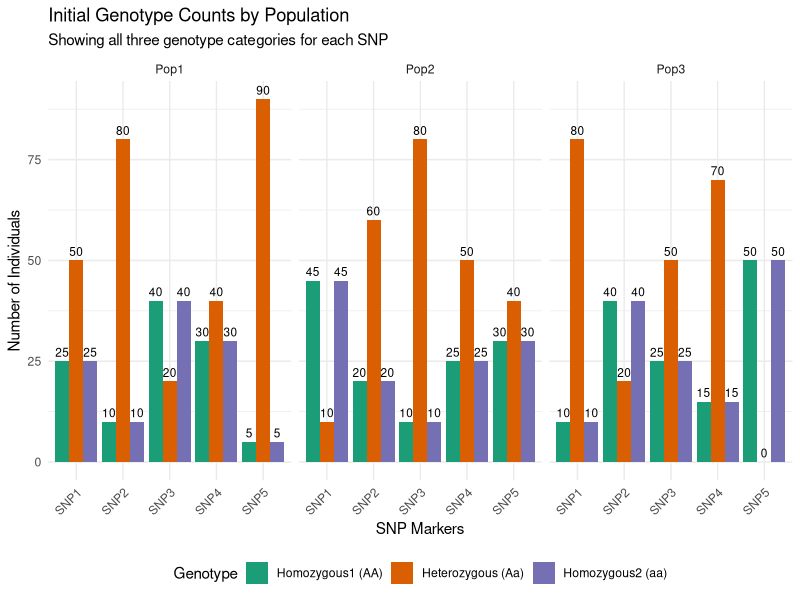
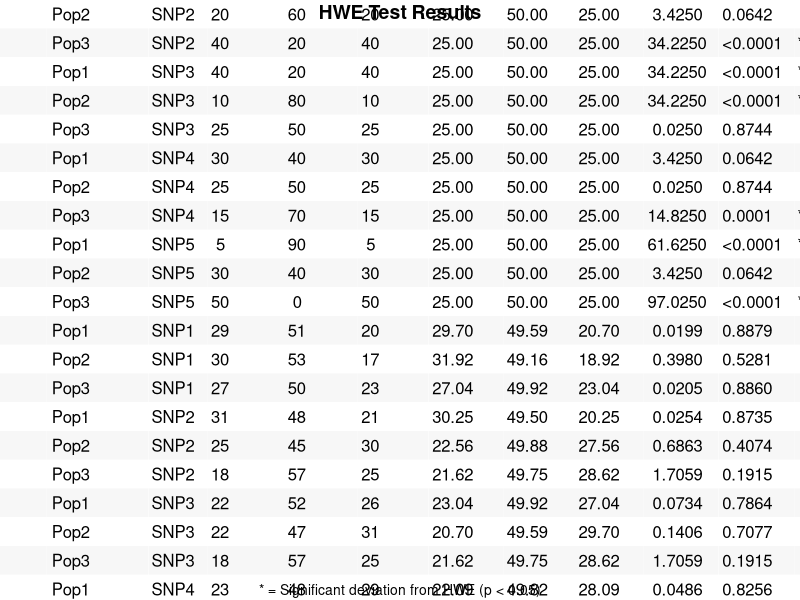
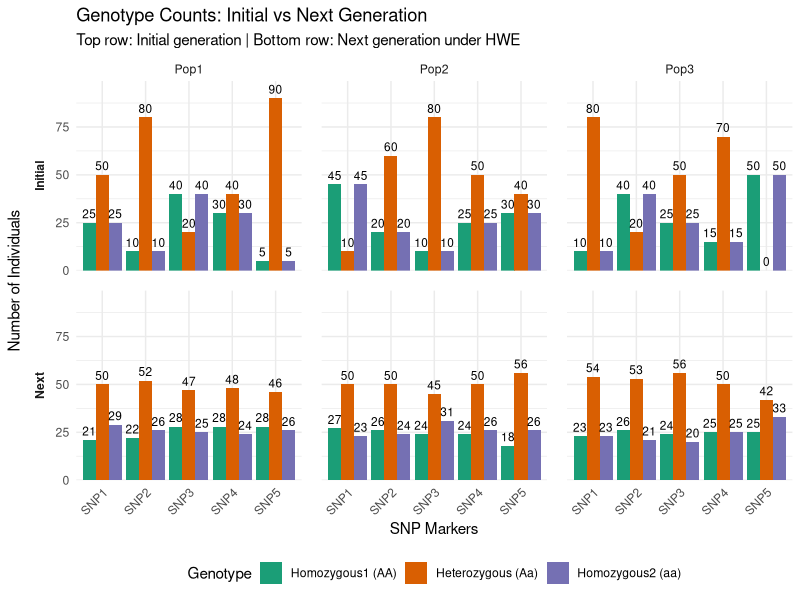
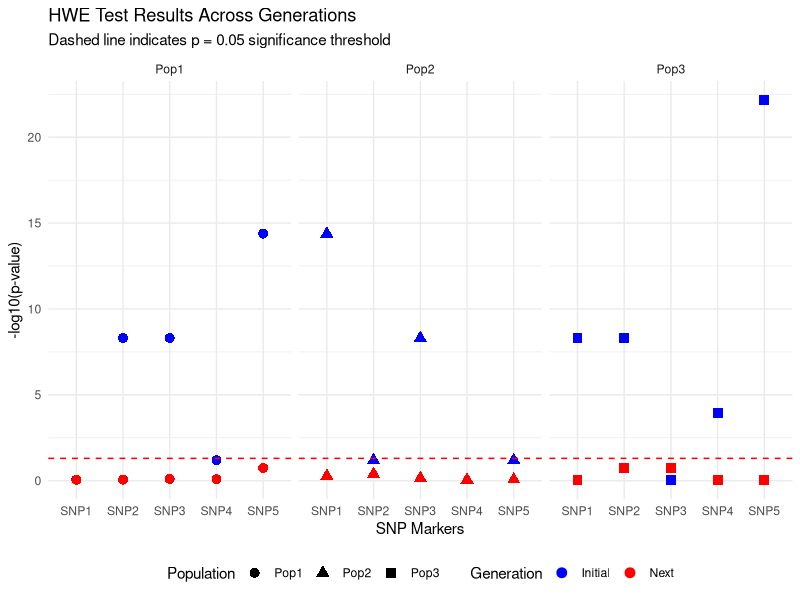

These charts were generated, in order, by the following R code:
################################################################################
#
#               EQUILIBRIO DE HW EN DOS O MAS POBLACIONES
#               Angel Criollo Rayo
#               Version 6: 26 - Marzo - 2025
#               Grupo: Citogenetica, Filogenia y Evlucion de Poblaciones
#               Doctorado en Ciencias Biomedicas -UT
#               Asignatura: Genetica Poblacional y Evolutiva (electiva)
#
################################################################################
#
# Simulador de varias poblaciones con datos genotipicos individuales.  
# para diferentes marcadores. Se puede controlar el n/genotipo en las 3 pob.
# El producto final de este codigo es un set de datos simulado: genotypes_df
# a partir de estos datos, elaboren un script y calculen: el valor p del chi cua-
# drado para cada SNP y revisar si estan o no en EHW. Diseñar una forma grafica de visualizar.
################################################################################
library(data.table)
library(ggplot2)
library(gridExtra) # Create a visual table using gridExtra
library(grid)

### PARAMETROS ###
n_populations <- 3       # Number of populations
n_individuals <- 100     # Individuals per population
n_snps <- 5              # Number of genetic markers
nucleotides <- c("A", "C", "T", "G") # Possible alleles

### Define Initial Genotype Counts ###
# Structure: list(Population = list(SNP = c(AA, Aa, aa)))
initial_genotypes <- list(
  Pop1 = list(
    SNP1 = c(25, 50, 25),  # 25 AA, 50 Aa, 25 aa
    SNP2 = c(10, 80, 10),
    SNP3 = c(40, 20, 40),
    SNP4 = c(30, 40, 30),
    SNP5 = c(5, 90, 5)
  ),
  Pop2 = list(
    SNP1 = c(45, 10, 45),
    SNP2 = c(20, 60, 20),
    SNP3 = c(10, 80, 10),
    SNP4 = c(25, 50, 25),
    SNP5 = c(30, 40, 30)
  ),
  Pop3 = list(
    SNP1 = c(10, 80, 10),
    SNP2 = c(40, 20, 40),
    SNP3 = c(25, 50, 25),
    SNP4 = c(15, 70, 15),
    SNP5 = c(50, 0, 50)    # Fixed for one allele
  )
)
################################################################################
# Primera generacion -g1
################################################################################
### 1. Initialize SNP Alleles ###
set.seed(123)
snp_alleles <- data.table(
  SNP = paste0("SNP", 1:n_snps),
  Allele1 = sample(nucleotides, n_snps, replace = TRUE)
)
snp_alleles[, Allele2 := sapply(Allele1, function(x) sample(setdiff(nucleotides, x), 1))]

### 2. Create Populations with Defined Genotype Counts ###
create_population <- function(pop_name, genotype_counts) {
  pop <- data.table(
    Population = pop_name,
    Individual = paste0(pop_name, "_", 1:n_individuals)
  )
  
  for (snp in paste0("SNP", 1:n_snps)) {
    snp_num <- as.numeric(gsub("SNP", "", snp))
    alleles <- snp_alleles[SNP == snp]
    
    # Create genotypes according to specified counts
    aa <- paste0(alleles$Allele1, alleles$Allele1)
    ab <- paste0(alleles$Allele1, alleles$Allele2)
    bb <- paste0(alleles$Allele2, alleles$Allele2)
    
    counts <- genotype_counts[[snp_num]]
    genotypes <- c(
      rep(aa, counts[1]),
      rep(ab, counts[2]),
      rep(bb, counts[3])
    )
    
    # If counts don't sum to n_individuals, fill remaining randomly
    if (length(genotypes) < n_individuals) {
      remaining <- n_individuals - length(genotypes)
      genotypes <- c(genotypes, sample(c(aa, ab, bb), remaining, replace = TRUE))
    }
    
    pop[, (snp) := sample(genotypes)]  # Randomize order
  }
  return(pop)
}

### 3. Generate All Populations ###
genotypes_df <- rbindlist(lapply(1:n_populations, function(i) {
  create_population(paste0("Pop", i), initial_genotypes[[i]])
}))

### 4. Verify Initial Genotype Counts ###
verify_counts <- melt(genotypes_df, 
                      id.vars = c("Population", "Individual"),
                      variable.name = "SNP",
                      value.name = "Genotype")[,
                                               {
                                                 alleles <- snp_alleles[SNP == .BY$SNP]
                                                 aa <- sum(Genotype == paste0(alleles$Allele1, alleles$Allele1))
                                                 ab <- sum(Genotype == paste0(alleles$Allele1, alleles$Allele2))
                                                 bb <- sum(Genotype == paste0(alleles$Allele2, alleles$Allele2))
                                                 .(AA = aa, Aa = ab, aa = bb)
                                               }, by = .(Population, SNP)
                      ]

print(verify_counts)

################################################################################
# Grafico de resumen primera generacion -g1
################################################################################

### 5. Visualize Initial Genotype Frequencies ###
# First reshape the data for plotting
genotype_long <- melt(verify_counts, 
                      id.vars = c("Population", "SNP"),
                      variable.name = "Genotype",
                      value.name = "Count")

# Define consistent genotype colors
genotype_colors <- c("AA" = "#1b9e77",  # Green
                     "Aa" = "#d95f02",   # Orange
                     "aa" = "#7570b3")   # Purple

# Create the plot
ggplot(genotype_long, aes(x = SNP, y = Count, fill = Genotype)) +
  geom_bar(stat = "identity", position = position_dodge()) +
  facet_wrap(~ Population, nrow = 1) +
  scale_fill_manual(values = genotype_colors,
                    labels = c("Homozygous1 (AA)", 
                               "Heterozygous (Aa)", 
                               "Homozygous2 (aa)")) +
  labs(title = "Initial Genotype Counts by Population",
       subtitle = "Showing all three genotype categories for each SNP",
       y = "Number of Individuals",
       x = "SNP Markers",
       fill = "Genotype") +
  theme_minimal() +
  theme(axis.text.x = element_text(angle = 45, hjust = 1),
        legend.position = "bottom") +
  geom_text(aes(label = Count), 
            position = position_dodge(width = 0.9),
            vjust = -0.5, size = 3)
################################################################################
#
# Segunda generacion -g2
#
################################################################################
# Function to generate next generation based on HWE expectations
generate_next_generation <- function(current_gen_df) {
  # Calculate allele frequencies for current generation
  allele_freqs <- melt(current_gen_df, 
                       id.vars = c("Population", "Individual"),
                       variable.name = "SNP",
                       value.name = "Genotype")[,
                                                {
                                                  alleles <- snp_alleles[SNP == .BY$SNP]
                                                  a1_count <- sum(substr(Genotype, 1, 1) == alleles$Allele1) + 
                                                    sum(substr(Genotype, 2, 2) == alleles$Allele1)
                                                  total <- 2 * .N
                                                  .(p = a1_count/total, q = 1 - a1_count/total)
                                                }, by = .(Population, SNP)
                       ]
  
  # Create new generation based on HWE expectations
  new_gen <- allele_freqs[,
                          {
                            # Calculate HWE genotype probabilities
                            probs <- c(p^2, 2*p*q, q^2)
                            
                            # Sample new genotypes
                            genotypes <- sample(
                              c(paste0(snp_alleles[SNP == .BY$SNP, Allele1], 
                                       snp_alleles[SNP == .BY$SNP, Allele1]),
                                paste0(snp_alleles[SNP == .BY$SNP, Allele1], 
                                       snp_alleles[SNP == .BY$SNP, Allele2]),
                                paste0(snp_alleles[SNP == .BY$SNP, Allele2], 
                                       snp_alleles[SNP == .BY$SNP, Allele2])),
                              size = n_individuals,
                              replace = TRUE,
                              prob = probs
                            )
                            
                            .(Individual = paste0("Ind_", 1:n_individuals),
                              Genotype = genotypes)
                          }, by = .(Population, SNP)
  ]
  
  # Convert back to wide format
  dcast(new_gen, Population + Individual ~ SNP, value.var = "Genotype")
}

# Generate next generation
next_gen_df <- generate_next_generation(genotypes_df)

# Verify genotype counts in new generation
new_gen_counts <- melt(next_gen_df, 
                       id.vars = c("Population", "Individual"),
                       variable.name = "SNP",
                       value.name = "Genotype")[,
                                                {
                                                  alleles <- snp_alleles[SNP == .BY$SNP]
                                                  aa <- sum(Genotype == paste0(alleles$Allele1, alleles$Allele1))
                                                  ab <- sum(Genotype == paste0(alleles$Allele1, alleles$Allele2))
                                                  bb <- sum(Genotype == paste0(alleles$Allele2, alleles$Allele2))
                                                  .(AA = aa, Aa = ab, aa = bb)
                                                }, by = .(Population, SNP)
                       ]

# Combine original and new generation for comparison
combined_counts <- rbind(
  cbind(Generation = "Initial", verify_counts),
  cbind(Generation = "Next", new_gen_counts)
)

# Prepare data for plotting - melt to long format
plot_data <- melt(combined_counts, 
                  id.vars = c("Generation", "Population", "SNP"),
                  variable.name = "Genotype",
                  value.name = "Count")

#-------------------------------------------------------------------------------
# HWE comparado entre ambas generaciones: g1 y g2
#-------------------------------------------------------------------------------
# Function to calculate HWE statistics for a generation
calculate_hwe_stats <- function(genotype_data) {
  melted_data <- melt(genotype_data, 
                      id.vars = c("Population", "Individual"),
                      variable.name = "SNP",
                      value.name = "Genotype")
  
  hwe_results <- melted_data[,
                             {
                               alleles <- snp_alleles[SNP == .BY$SNP]
                               
                               # Count observed genotypes
                               obs_AA <- sum(Genotype == paste0(alleles$Allele1, alleles$Allele1))
                               obs_Aa <- sum(Genotype == paste0(alleles$Allele1, alleles$Allele2))
                               obs_aa <- sum(Genotype == paste0(alleles$Allele2, alleles$Allele2))
                               total <- obs_AA + obs_Aa + obs_aa
                               
                               # Calculate allele frequencies
                               p <- (2 * obs_AA + obs_Aa) / (2 * total)
                               q <- 1 - p
                               
                               # Calculate expected counts under HWE
                               exp_AA <- p^2 * total
                               exp_Aa <- 2 * p * q * total
                               exp_aa <- q^2 * total
                               
                               # Chi-square test with Yates' continuity correction
                               chi_sq <- sum((abs(c(obs_AA, obs_Aa, obs_aa) - c(exp_AA, exp_Aa, exp_aa)) - 0.5)^2 / 
                                               c(exp_AA, exp_Aa, exp_aa))
                               df <- 1  # degrees of freedom
                               p_value <- pchisq(chi_sq, df, lower.tail = FALSE)
                               
                               # Return results
                               .(Obs_AA = obs_AA, Obs_Aa = obs_Aa, Obs_aa = obs_aa,
                                 Exp_AA = exp_AA, Exp_Aa = exp_Aa, Exp_aa = exp_aa,
                                 ChiSq = chi_sq, P_value = p_value,
                                 Allele1_Freq = p, Allele2_Freq = q)
                             },
                             by = .(Population, SNP)
  ]
  
  return(hwe_results)
}

# Calculate HWE stats for initial generation
initial_hwe <- calculate_hwe_stats(genotypes_df)

# Generate next generation
next_gen_df <- generate_next_generation(genotypes_df)

# Calculate HWE stats for next generation
next_gen_hwe <- calculate_hwe_stats(next_gen_df)

# Combine results with generation indicator
all_hwe_results <- rbind(
  cbind(Generation = "Initial", initial_hwe),
  cbind(Generation = "Next", next_gen_hwe)
)

# Format the table for better display
formatted_hwe_table <- all_hwe_results[, .(
  Generation,
  Population,
  SNP,
  `Obs AA` = Obs_AA,
  `Obs Aa` = Obs_Aa,
  `Obs aa` = Obs_aa,
  `Exp AA` = round(Exp_AA, 2),
  `Exp Aa` = round(Exp_Aa, 2),
  `Exp aa` = round(Exp_aa, 2),
  `Chi-Sq` = round(ChiSq, 4),
  `P-value` = ifelse(P_value < 0.0001, "<0.0001", 
                     format(round(P_value, 4), nsmall = 4)),
  `Signif` = ifelse(P_value < 0.05, "*", "")
)]

# Print the formatted table
print(formatted_hwe_table)

# Function to create clean table grob
# Function to create clean table grob (corrected version)
# Function to create clean table grob (corrected version)
create_table_grob <- function(data) {
  # Define table theme
  tt <- ttheme_minimal(
    core = list(
      fg_params = list(hjust = 0, x = 0.05),
      bg_params = list(fill = c("white", "#f7f7f7"))
    ),
    colhead = list(
      fg_params = list(fontface = "bold"),
      bg_params = list(fill = "lightgray")
    )
  )
  
  # Create and arrange the table
  grid.arrange(
    tableGrob(data, theme = tt, rows = NULL),
    top = textGrob("HWE Test Results", 
                   gp = gpar(fontsize = 14, fontface = "bold")),
    bottom = textGrob("* = Significant deviation from HWE (p < 0.05)", 
                      gp = gpar(fontsize = 10)),
    nrow = 1
  )
}
# Display the table
create_table_grob(formatted_hwe_table)

# Save to CSV if needed
fwrite(formatted_hwe_table, "hwe_test_results.csv")

################################################################################
# Grafico de resumen genotipos: g1 y g2
#-------------------------------------------------------------------------------
# Create comparative genotype plot with vertical facets: primera y segunda generacion
ggplot(plot_data, aes(x = SNP, y = Count, fill = Genotype)) +
  geom_bar(stat = "identity", position = position_dodge()) +
  facet_grid(Generation ~ Population, 
             scales = "free_x", 
             space = "free_x",
             switch = "y") +
  scale_fill_manual(values = genotype_colors,
                    labels = c("Homozygous1 (AA)", 
                               "Heterozygous (Aa)", 
                               "Homozygous2 (aa)")) +
  labs(title = "Genotype Counts: Initial vs Next Generation",
       subtitle = "Top row: Initial generation | Bottom row: Next generation under HWE",
       y = "Number of Individuals",
       x = "SNP Markers",
       fill = "Genotype") +
  theme_minimal() +
  theme(axis.text.x = element_text(angle = 45, hjust = 1),
        legend.position = "bottom",
        strip.placement = "outside",
        strip.text.y = element_text(face = "bold"),
        panel.spacing = unit(1, "lines")) +
  geom_text(aes(label = Count), 
            position = position_dodge(width = 0.9),
            vjust = -0.5, size = 3) +
  scale_y_continuous(expand = expansion(mult = c(0, 0.1))) # Make room for labels

################################################################################
# Grafico de resumen HWE g1 y g2
#-------------------------------------------------------------------------------

# Plot the HWE deviations
ggplot(all_hwe_results, aes(x = SNP, y = -log10(P_value), color = Generation)) +
  geom_point(aes(color = Generation, shape = Population), size = 3) +
  geom_hline(yintercept = -log10(0.05), linetype = "dashed", color = "red") +
  facet_wrap(~ Population, nrow = 1) +
  labs(title = "HWE Test Results Across Generations",
       subtitle = "Dashed line indicates p = 0.05 significance threshold",
       y = "-log10(p-value)",
       x = "SNP Markers") +
  scale_color_manual(values = c("Initial" = "blue", "Next" = "red")) +
  theme_minimal() +
  theme(legend.position = "bottom")





